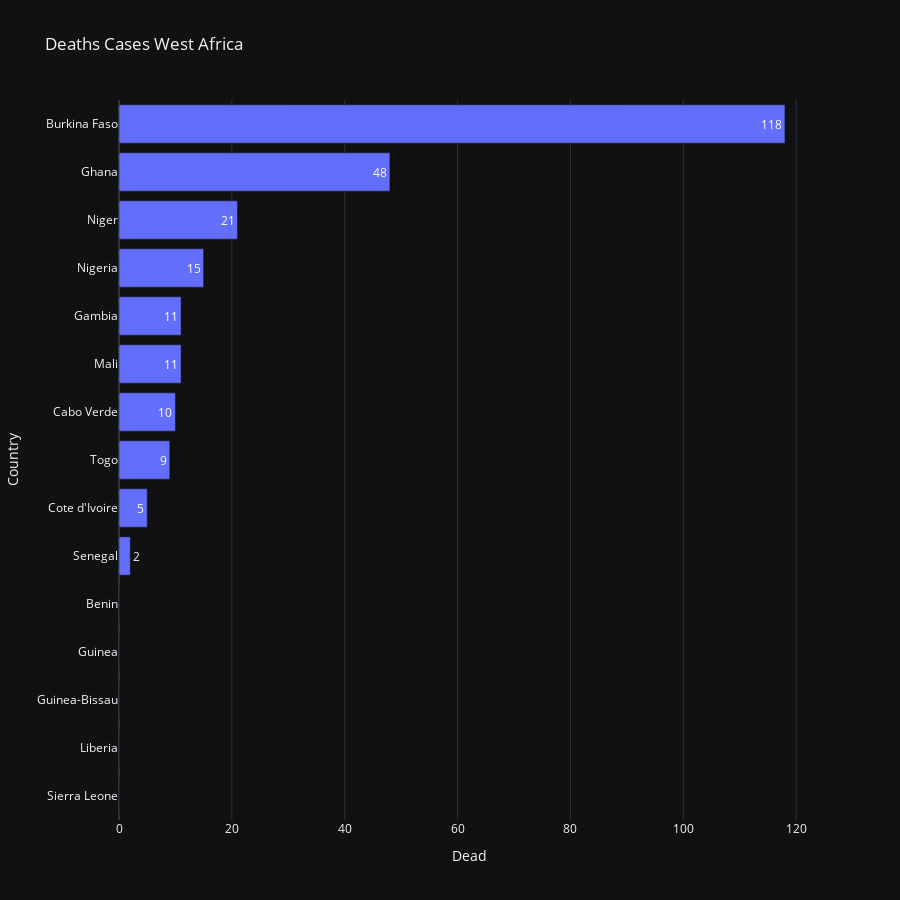

The notebook cell saved with this chart:
### Markdown cell above
## Graphique des cas de deces

### Code cell
fig = px.bar(global_Deathcases.sort_values('Dead',ascending=False)[:20][::-1],x='Dead',y='Country',title='Deaths Cases West Africa',text='Dead', height=900, orientation='h')
fig.show()

### Figure 1 — Plotly figure (JSON) as saved in the notebook; plotly's stock layout.template omitted (floating-point values rounded to 4 significant figures)
{"data": [{"alignmentgroup": "True", "hoverlabel": {"namelength": 0}, "hovertemplate": "Dead=%{text}<br>Country=%{y}", "legendgroup": "", "marker": {"color": "#636efa"}, "name": "", "offsetgroup": "", "orientation": "h", "showlegend": false, "text": [0, 0, 0, 0, 0, 2, 5, 9, 10, 11, 11, 15, 21, 48, 118], "textposition": "auto", "type": "bar", "x": [0, 0, 0, 0, 0, 2, 5, 9, 10, 11, 11, 15, 21, 48, 118], "xaxis": "x", "y": ["Sierra Leone", "Liberia", "Guinea-Bissau", "Guinea", "Benin", "Senegal", "Cote d'Ivoire", "Togo", "Cabo Verde", "Mali", "Gambia", "Nigeria", "Niger", "Ghana", "Burkina Faso"], "yaxis": "y"}], "layout": {"barmode": "relative", "height": 900, "legend": {"tracegroupgap": 0}, "title": {"text": "Deaths Cases West Africa"}, "xaxis": {"anchor": "y", "domain": [0, 1], "title": {"text": "Dead"}}, "yaxis": {"anchor": "x", "domain": [0, 1], "title": {"text": "Country"}}}}
